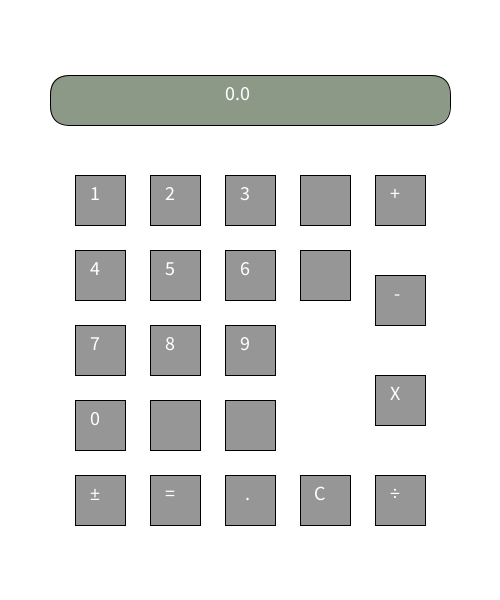
Frame 1 (no input)
Frame 60 (the mouse pressed at the canvas centre just before this capture): identical to frame 1, image omitted
Frame 120 (the mouse held since frame 60 and released just before this capture): identical to frame 1, image omitted

The Processing sketch that drew this single still picture (run headless with seeded random() and noise(); from frame 60 on, the mouse is pressed at the canvas centre):

// Processing sketch: Calc
// ── Calc.pde
// David Madden | Sept14 2026 | Calculator
String displayVal;
float l, r, result;
char op;
boolean left;
boolean newEntry;

Button[]numButtons = new Button[10];
Button[]opButtons = new Button[12];

void setup() {
  size(500, 600);
  displayVal = "0.0";
  l = 0.0;
  r = 0.0;
  result = 0.0;
  op = '0';
  left = true;
  newEntry = true;

  numButtons[0] = new Button(100.0, 425.0, '0');
  numButtons[1] = new Button(100.0, 200.0, '1');
  numButtons[2] = new Button(175.0, 200.0, '2');
  numButtons[3] = new Button(250.0, 200.0, '3');
  numButtons[4] = new Button(100.0, 275.0, '4');
  numButtons[5] = new Button(175.0, 275.0, '5');
  numButtons[6] = new Button(250.0, 275.0, '6');
  numButtons[7] = new Button(100.0, 350.0, '7');
  numButtons[8] = new Button(175.0, 350.0, '8');
  numButtons[9] = new Button(250.0, 350.0, '9');
  opButtons[0] = new Button(400.0, 200.0, '+');
  opButtons[1] = new Button(400.0, 300.0, '-');
  opButtons[2] = new Button(400.0, 400.0, 'X');
  opButtons[3] = new Button(400.0, 500.0, '÷');
  opButtons[4] = new Button(100.0, 500.0, '±');
  opButtons[5] = new Button(325.0, 500.0, 'C');
  opButtons[6] = new Button(250.0, 500.0, '.');
  opButtons[7] = new Button(175.0, 500.0, '=');
  opButtons[8] = new Button(175.0, 425.0, ' ');
  opButtons[9] = new Button(250.0, 425.0, ' ');
  opButtons[10] = new Button(325.0, 200.0, ' ');
  opButtons[11] = new Button(325.0, 275.0, ' ');
}

void draw () {
  background(255);
  updateDisplay();
  for (int i = 0; i< numButtons.length; i++) {
    numButtons[i].display();
    numButtons[i].mouseOver(mouseX, mouseY);
  }
  for (int i = 0; i< opButtons.length; i++) {
    opButtons[i].display();
    opButtons[i].mouseOver(mouseX, mouseY);
  }
  rectMode (CENTER);
  textAlign (CENTER);
}

void updateDisplay () {
  // Background shape
  rectMode(CENTER);
  fill(#8D9987);
  rect(250, 100, 400, 50, 20);

  //Overlay text
  fill(255);
  textAlign(RIGHT);
  text(displayVal, 250, 100);
}


void mouseReleased() {
  //update display button mouse click
  if( key == '1') {
  println("You hit 1" + keyCode);
  handleEvent('1', true);
  println("You hit 2" + keyCode);
  handleEvent('2', true);} 
  for (int i = 0; i < numButtons.length; i ++) {
    if (numButtons[i].hover == true) {
      String digit = str(numButtons[i].val);
      handleEvent(numButtons[i].val, true);

      if (newEntry || displayVal.equals("0.0")) {
        displayVal = digit;
        newEntry = false;
      } else {
        displayVal += digit;
      }
    }
    if (left) {
      l= float(displayVal);
    } else {
      r = float(displayVal);
    }
  }

  for (int i = 0; i< opButtons.length; i++) {
    if (opButtons[i].hover==true) {
      displayVal += str(opButtons[i].val);
      String digt = str(numButtons[i].val);
    
    if (newEntry || displayVal.equals("0.0")) {
        displayVal = digt;
        newEntry = false;
      } else {
        displayVal += digt;
      }
  }
  }

  printState();

  for (int i= 0; i < opButtons.length; i++) {
    if (opButtons [i].hover) {
      char clicked = opButtons[i].val;
      if (clicked == '=') {
        performCalc();
      } else if (clicked == '+' || clicked == '-' ||
        clicked == 'X' || clicked == '÷');
     else if(clicked == 'C') {
    displayVal = "0.0";
    }
  }
  }
}
void printState() {
  println(
    "l:" + l +
    "|r:" + r +
    "|result:" + result +
    "| left:" + left +
    "|op:" + op +
    "|display:" + displayVal
    );
}
void performCalc() {
  if (op == '+') {
    result =l + r;
  } else if (op == '-') {
    result =l - r;
  } else if (op == '÷') {
    result =l / r;
  } else if (op == 'X') {
    result =l * r;
  } else return;

  displayVal = str(result);
  l = result;
  r =0.0;
  left = true;
  newEntry = true;
}
void keyPressed() {
if(key == '1') {
println("You pressed 1" + keyCode);
handleEvent('1', true);
}
}
void handleEvent(char val, boolean isNum) {
if(isNum) {
  String digit = str(val);
//stuff
} else {
//other stuff
}
}

// ── Buttons.pde
class Button {
  //Member variables
  float x, y, w, h;
  color c1, c2;
  char val;
  boolean hover;
  //constructor
  Button (float x, float y, char val) {
    this.x = x;
    this.y = y;
    w = 50;
    h = 50;
    c1 = color(50);
    c2 = color(150);
    textSize(20);
    this.val = val;
    hover = false;
  }
 

  //member methods
  void display () {
    if (hover == true){
    fill(c1);
    }
    else{
      fill(c2);
    }
    rectMode(CENTER);
    rect(x, y, w, h);
    fill(255);
    text(val, x, y);
  }
  void mouseOver(float tempX, float tempY) {
    if(tempX > x-w/2  && tempX < x+w/2 && tempY > y-h && tempY < y+h/2) {
    hover = true;
    }
    else {
      hover = false;
    }
  }
}
